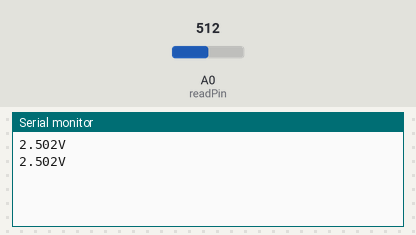
Bench run of a sketch on a simulated Arduino Uno, built with avr-gcc and run on an emulated ATmega328P. Parts: the last lines printed to the serial monitor. Inputs (shaded band) come from the test bench; at power-on: A0 (readPin) = 512.

Above: at 1.8 s.
1.9 s: A0 (readPin) set to 716
At 2.7 s:
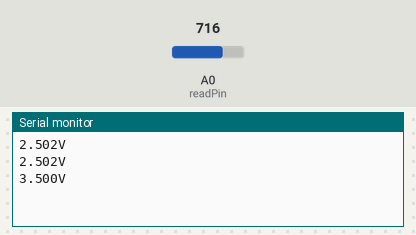
3.4 s: A0 (readPin) set to 900
At 4.8 s:
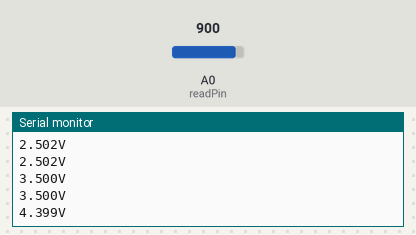
Timing chart, 0 to 6.4 s (numbered marks = the images above; inputs shaded):
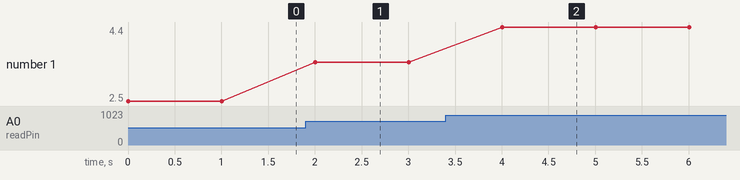

Measured:
- after the input at 1.9 s, the serial monitor: prints a new line after 0.10 s (image 1)
- after the input at 3.4 s, the serial monitor: prints a new line after 0.60 s (image 2)
- plotted number 1: 2.5 → 3.5 after the input at 1.9 s, 3.5 → 4.4 after the input at 3.4 s

The sketch:

Voltmeter.ino
```cpp
int readPin = A0;
float reading = 0;
int delayTime = 1000;
void setup()
{
  pinMode(readPin,INPUT);
  Serial.begin(9600);
}
void loop()
{
  int val = analogRead(readPin);
  reading = (val * 5.0)/1023.0;
  Serial.print(reading, 3);
  Serial.println("V");
  delay(delayTime);
}
```
